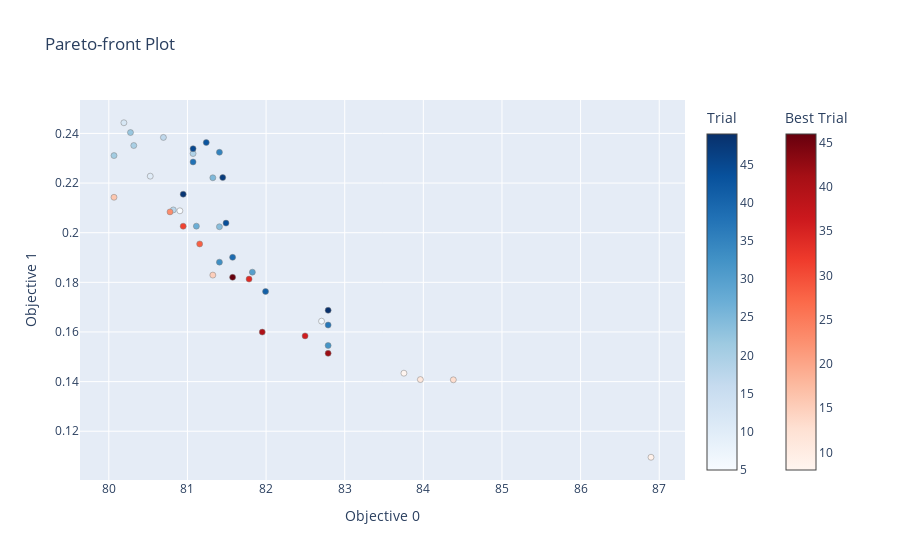

Write notebook code for a chart like this one.
### Code cell
import optuna

# Carregue o estudo que você acabou de rodar
study = optuna.load_study(
    study_name='som_qe_te_v1',
    storage='sqlite:///som_optimization.db'
)

# Gere o gráfico da Fronteira de Pareto
# Os eixos serão 'Objective 0' (QE) e 'Objective 1' (TE)
fig = optuna.visualization.plot_pareto_front(study)
fig.show()

# Para ver os melhores trials
print("Melhores trials (fronteira de Pareto):")
for trial in study.best_trials:
    print(f"  Trial {trial.number}:")
    print(f"    Valores: QE={trial.values[0]:.4f}, TE={trial.values[1]:.4f}")
    print(f"    Parâmetros: {trial.params}")

### Figure 1 — Plotly figure (JSON) as saved in the notebook; plotly's stock layout.template omitted (floating-point values rounded to 4 significant figures)
{"data": [{"hovertemplate": "%{text}<extra>Trial</extra>", "marker": {"color": [5, 6, 10, 12, 17, 18, 19, 20, 21, 22, 24, 25, 27, 30, 32, 33, 35, 37, 38, 39, 41, 43, 44, 45, 47, 48, 49], "colorbar": {"title": {"text": "Trial"}}, "colorscale": [[0, "rgb(247,251,255)"], [0.125, "rgb(222,235,247)"], [0.25, "rgb(198,219,239)"], [0.375, "rgb(158,202,225)"], [0.5, "rgb(107,174,214)"], [0.625, "rgb(66,146,198)"], [0.75, "rgb(33,113,181)"], [0.875, "rgb(8,81,156)"], [1, "rgb(8,48,107)"]], "line": {"color": "Grey", "width": 0.5}}, "mode": "markers", "showlegend": false, "text": ["{<br>  \"number\": 5,<br>  \"values\": [<br>    80.90396084133715,<br>    0.20882249430300015<br>  ],<br>  \"params\": {<br>    \"som_x\": 36,<br>    \"learning_rate\": 0.2625810506329675,<br>    \"sigma\": 16.131257314905188<br>  }<br>}", "{<br>  \"number\": 6,<br>  \"values\": [<br>    82.7055508548936,<br>    0.16434593902763744<br>  ],<br>  \"params\": {<br>    \"som_x\": 26,<br>    \"learning_rate\": 0.22608993379544426,<br>    \"sigma\": 5.709962092145999<br>  }<br>}", "{<br>  \"number\": 10,<br>  \"values\": [<br>    80.52688386175558,<br>    0.22278154239178416<br>  ],<br>  \"params\": {<br>    \"som_x\": 42,<br>    \"learning_rate\": 0.2500117322106419,<br>    \"sigma\": 4.292643206759125<br>  }<br>}", "{<br>  \"number\": 12,<br>  \"values\": [<br>    80.19170432434973,<br>    0.2443010023331408<br>  ],<br>  \"params\": {<br>    \"som_x\": 42,<br>    \"learning_rate\": 0.9194557797175558,<br>    \"sigma\": 10.81622635778715<br>  }<br>}", "{<br>  \"number\": 17,<br>  \"values\": [<br>    80.6944736304585,<br>    0.23838568009663721<br>  ],<br>  \"params\": {<br>    \"som_x\": 39,<br>    \"learning_rate\": 0.2863617579194513,<br>    \"sigma\": 12.592513009423065<br>  }<br>}", "{<br>  \"number\": 18,<br>  \"values\": [<br>    80.82016595698569,<br>    0.20917507058717857<br>  ],<br>  \"params\": {<br>    \"som_x\": 36,<br>    \"learning_rate\": 0.3300678978405969,<br>    \"sigma\": 4.574189692758843<br>  }<br>}", "{<br>  \"number\": 19,<br>  \"values\": [<br>    81.07155061004008,<br>    0.2318922670079699<br>  ],<br>  \"params\": {<br>    \"som_x\": 41,<br>    \"learning_rate\": 0.8959078127841369,<br>    \"sigma\": 3.341780273011188<br>  }<br>}", "{<br>  \"number\": 20,<br>  \"values\": [<br>    80.31739665087692,<br>    0.23512442938101605<br>  ],<br>  \"params\": {<br>    \"som_x\": 42,<br>    \"learning_rate\": 0.9055193440303329,<br>    \"sigma\": 12.126489430302305<br>  }<br>}", "{<br>  \"number\": 21,<br>  \"values\": [<br>    80.06601199782253,<br>    0.23107587550317238<br>  ],<br>  \"params\": {<br>    \"som_x\": 42,<br>    \"learning_rate\": 0.4293250218482767,<br>    \"sigma\": 20.5199919740192<br>  }<br>}", "{<br>  \"number\": 22,<br>  \"values\": [<br>    80.27549920870119,<br>    0.24035681487123933<br>  ],<br>  \"params\": {<br>    \"som_x\": 44,<br>    \"learning_rate\": 0.5237769577892104,<br>    \"sigma\": 19.960255629099798<br>  }<br>}", "{<br>  \"number\": 24,<br>  \"values\": [<br>    81.40673014744593,<br>    0.20240467893981623<br>  ],<br>  \"params\": {<br>    \"som_x\": 35,<br>    \"learning_rate\": 0.9557108108211401,<br>    \"sigma\": 4.472405146422482<br>  }<br>}", "{<br>  \"number\": 25,<br>  \"values\": [<br>    81.32293526309446,<br>    0.22212897259654374<br>  ],<br>  \"params\": {<br>    \"som_x\": 40,<br>    \"learning_rate\": 0.8451088574006509,<br>    \"sigma\": 10.407538029649137<br>  }<br>}", "{<br>  \"number\": 27,<br>  \"values\": [<br>    81.11344805221582,<br>    0.2026345088113704<br>  ],<br>  \"params\": {<br>    \"som_x\": 36,<br>    \"learning_rate\": 0.48841048159646755,<br>    \"sigma\": 10.148787694358484<br>  }<br>}", "{<br>  \"number\": 30,<br>  \"values\": [<br>    81.82570456920324,<br>    0.18409868172270755<br>  ],<br>  \"params\": {<br>    \"som_x\": 31,<br>    \"learning_rate\": 0.8038163515774128,<br>    \"sigma\": 8.00974741196811<br>  }<br>}", "{<br>  \"number\": 32,<br>  \"values\": [<br>    82.78934573924506,<br>    0.1545366147114772<br>  ],<br>  \"params\": {<br>    \"som_x\": 25,<br>    \"learning_rate\": 0.9030797631297298,<br>    \"sigma\": 2.1160488675267715<br>  }<br>}", "{<br>  \"number\": 33,<br>  \"values\": [<br>    81.40673014744593,<br>    0.1881365272546582<br>  ],<br>  \"params\": {<br>    \"som_x\": 33,<br>    \"learning_rate\": 0.8816059921600601,<br>    \"sigma\": 10.659541554973247<br>  }<br>}", "{<br>  \"number\": 35,<br>  \"values\": [<br>    81.40673014744593,<br>    0.2324072265671824<br>  ],<br>  \"params\": {<br>    \"som_x\": 38,<br>    \"learning_rate\": 0.35325042815721847,<br>    \"sigma\": 6.3497209980736<br>  }<br>}", "{<br>  \"number\": 37,<br>  \"values\": [<br>    82.78934573924506,<br>    0.16279306904709467<br>  ],<br>  \"params\": {<br>    \"som_x\": 26,<br>    \"learning_rate\": 0.8340761662469143,<br>    \"sigma\": 4.183983474595768<br>  }<br>}", "{<br>  \"number\": 38,<br>  \"values\": [<br>    81.07155061004008,<br>    0.22850267596769083<br>  ],<br>  \"params\": {<br>    \"som_x\": 38,<br>    \"learning_rate\": 0.33613021624084116,<br>    \"sigma\": 4.511316974873262<br>  }<br>}", "{<br>  \"number\": 39,<br>  \"values\": [<br>    81.57431991614885,<br>    0.1900709020358963<br>  ],<br>  \"params\": {<br>    \"som_x\": 31,<br>    \"learning_rate\": 0.8472267090867909,<br>    \"sigma\": 5.443476803216676<br>  }<br>}", "{<br>  \"number\": 41,<br>  \"values\": [<br>    81.99329433790616,<br>    0.1763209064311129<br>  ],<br>  \"params\": {<br>    \"som_x\": 29,<br>    \"learning_rate\": 0.4808362393338116,<br>    \"sigma\": 12.196010540654935<br>  }<br>}", "{<br>  \"number\": 43,<br>  \"values\": [<br>    81.239140378743,<br>    0.23633894759655172<br>  ],<br>  \"params\": {<br>    \"som_x\": 39,<br>    \"learning_rate\": 0.3885335329209359,<br>    \"sigma\": 7.659652494671209<br>  }<br>}", "{<br>  \"number\": 44,<br>  \"values\": [<br>    81.49052503179739,<br>    0.20385877641645045<br>  ],<br>  \"params\": {<br>    \"som_x\": 31,<br>    \"learning_rate\": 0.9879821850873762,<br>    \"sigma\": 7.847017131894946<br>  }<br>}", "{<br>  \"number\": 45,<br>  \"values\": [<br>    81.07155061004008,<br>    0.23385445152331813<br>  ],<br>  \"params\": {<br>    \"som_x\": 38,<br>    \"learning_rate\": 0.3358055739963297,<br>    \"sigma\": 6.608721246635727<br>  }<br>}", "{<br>  \"number\": 47,<br>  \"values\": [<br>    81.44862758962167,<br>    0.2222208725799538<br>  ],<br>  \"params\": {<br>    \"som_x\": 36,<br>    \"learning_rate\": 0.7797090095762098,<br>    \"sigma\": 4.108516397618521<br>  }<br>}", "{<br>  \"number\": 48,<br>  \"values\": [<br>    80.94585828351289,<br>    0.215520165093925<br>  ],<br>  \"params\": {<br>    \"som_x\": 38,<br>    \"learning_rate\": 0.5091338750902784,<br>    \"sigma\": 12.85844998977967<br>  }<br>}", "{<br>  \"number\": 49,<br>  \"values\": [<br>    82.78934573924506,<br>    0.16872709093239646<br>  ],<br>  \"params\": {<br>    \"som_x\": 26,<br>    \"learning_rate\": 0.4743340003888308,<br>    \"sigma\": 7.131382583680418<br>  }<br>}"], "type": "scatter", "x": [80.9, 82.71, 80.53, 80.19, 80.69, 80.82, 81.07, 80.32, 80.07, 80.28, 81.41, 81.32, 81.11, 81.83, 82.79, 81.41, 81.41, 82.79, 81.07, 81.57, 81.99, 81.24, 81.49, 81.07, 81.45, 80.95, 82.79], "y": [0.2088, 0.1643, 0.2228, 0.2443, 0.2384, 0.2092, 0.2319, 0.2351, 0.2311, 0.2404, 0.2024, 0.2221, 0.2026, 0.1841, 0.1545, 0.1881, 0.2324, 0.1628, 0.2285, 0.1901, 0.1763, 0.2363, 0.2039, 0.2339, 0.2222, 0.2155, 0.1687]}, {"hovertemplate": "%{text}<extra>Best Trial</extra>", "marker": {"color": [8, 9, 11, 13, 15, 16, 23, 28, 31, 34, 36, 40, 42, 46], "colorbar": {"title": {"text": "Best Trial"}, "x": 1.1, "xpad": 40}, "colorscale": [[0, "rgb(255,245,240)"], [0.125, "rgb(254,224,210)"], [0.25, "rgb(252,187,161)"], [0.375, "rgb(252,146,114)"], [0.5, "rgb(251,106,74)"], [0.625, "rgb(239,59,44)"], [0.75, "rgb(203,24,29)"], [0.875, "rgb(165,15,21)"], [1, "rgb(103,0,13)"]], "line": {"color": "Grey", "width": 0.5}}, "mode": "markers", "showlegend": false, "text": ["{<br>  \"number\": 8,<br>  \"values\": [<br>    83.75298690928689,<br>    0.14338762837628552<br>  ],<br>  \"params\": {<br>    \"som_x\": 20,<br>    \"learning_rate\": 0.4458430060507797,<br>    \"sigma\": 4.158379793988146<br>  }<br>}", "{<br>  \"number\": 9,<br>  \"values\": [<br>    86.89529507246674,<br>    0.10951569188221075<br>  ],<br>  \"params\": {<br>    \"som_x\": 12,<br>    \"learning_rate\": 0.5804363107654127,<br>    \"sigma\": 3.2065591797673307<br>  }<br>}", "{<br>  \"number\": 11,<br>  \"values\": [<br>    83.96247412016554,<br>    0.14081410918868778<br>  ],<br>  \"params\": {<br>    \"som_x\": 21,<br>    \"learning_rate\": 0.9112920402402638,<br>    \"sigma\": 8.609232223335699<br>  }<br>}", "{<br>  \"number\": 13,<br>  \"values\": [<br>    84.38144854192285,<br>    0.14072156990104528<br>  ],<br>  \"params\": {<br>    \"som_x\": 19,<br>    \"learning_rate\": 0.8950846179754124,<br>    \"sigma\": 3.728263483985197<br>  }<br>}", "{<br>  \"number\": 15,<br>  \"values\": [<br>    81.32293526309446,<br>    0.18291213306734017<br>  ],<br>  \"params\": {<br>    \"som_x\": 34,<br>    \"learning_rate\": 0.6790263405076646,<br>    \"sigma\": 16.69340182428637<br>  }<br>}", "{<br>  \"number\": 16,<br>  \"values\": [<br>    80.06601199782253,<br>    0.21426760827656047<br>  ],<br>  \"params\": {<br>    \"som_x\": 41,<br>    \"learning_rate\": 0.2625963724805585,<br>    \"sigma\": 5.0213754233398795<br>  }<br>}", "{<br>  \"number\": 23,<br>  \"values\": [<br>    80.77826851480997,<br>    0.20838153420869<br>  ],<br>  \"params\": {<br>    \"som_x\": 38,<br>    \"learning_rate\": 0.9203968503626776,<br>    \"sigma\": 16.24308983075416<br>  }<br>}", "{<br>  \"number\": 28,<br>  \"values\": [<br>    81.15534549439154,<br>    0.1954624742799916<br>  ],<br>  \"params\": {<br>    \"som_x\": 36,<br>    \"learning_rate\": 0.845380162210374,<br>    \"sigma\": 17.92914247975512<br>  }<br>}", "{<br>  \"number\": 31,<br>  \"values\": [<br>    80.94585828351289,<br>    0.2026127724674682<br>  ],<br>  \"params\": {<br>    \"som_x\": 37,<br>    \"learning_rate\": 0.25258869750157564,<br>    \"sigma\": 7.451731558120971<br>  }<br>}", "{<br>  \"number\": 34,<br>  \"values\": [<br>    81.78380712702752,<br>    0.18129677109807854<br>  ],<br>  \"params\": {<br>    \"som_x\": 33,<br>    \"learning_rate\": 0.29691176299361266,<br>    \"sigma\": 7.197423001847345<br>  }<br>}", "{<br>  \"number\": 36,<br>  \"values\": [<br>    82.49606364401494,<br>    0.1584207075755314<br>  ],<br>  \"params\": {<br>    \"som_x\": 26,<br>    \"learning_rate\": 0.5684083418796066,<br>    \"sigma\": 2.248078903845899<br>  }<br>}", "{<br>  \"number\": 40,<br>  \"values\": [<br>    81.95139689573044,<br>    0.15995216086428818<br>  ],<br>  \"params\": {<br>    \"som_x\": 29,<br>    \"learning_rate\": 0.5779735235176988,<br>    \"sigma\": 13.533850602334246<br>  }<br>}", "{<br>  \"number\": 42,<br>  \"values\": [<br>    82.78934573924506,<br>    0.15138356623719273<br>  ],<br>  \"params\": {<br>    \"som_x\": 26,<br>    \"learning_rate\": 0.6032400812636685,<br>    \"sigma\": 4.136002938295992<br>  }<br>}", "{<br>  \"number\": 46,<br>  \"values\": [<br>    81.57431991614885,<br>    0.18202413948851187<br>  ],<br>  \"params\": {<br>    \"som_x\": 32,<br>    \"learning_rate\": 0.9978538279928097,<br>    \"sigma\": 11.507629585253959<br>  }<br>}"], "type": "scatter", "x": [83.75, 86.9, 83.96, 84.38, 81.32, 80.07, 80.78, 81.16, 80.95, 81.78, 82.5, 81.95, 82.79, 81.57], "y": [0.1434, 0.1095, 0.1408, 0.1407, 0.1829, 0.2143, 0.2084, 0.1955, 0.2026, 0.1813, 0.1584, 0.16, 0.1514, 0.182]}], "layout": {"title": {"text": "Pareto-front Plot"}, "xaxis": {"title": {"text": "Objective 0"}}, "yaxis": {"title": {"text": "Objective 1"}}}}
